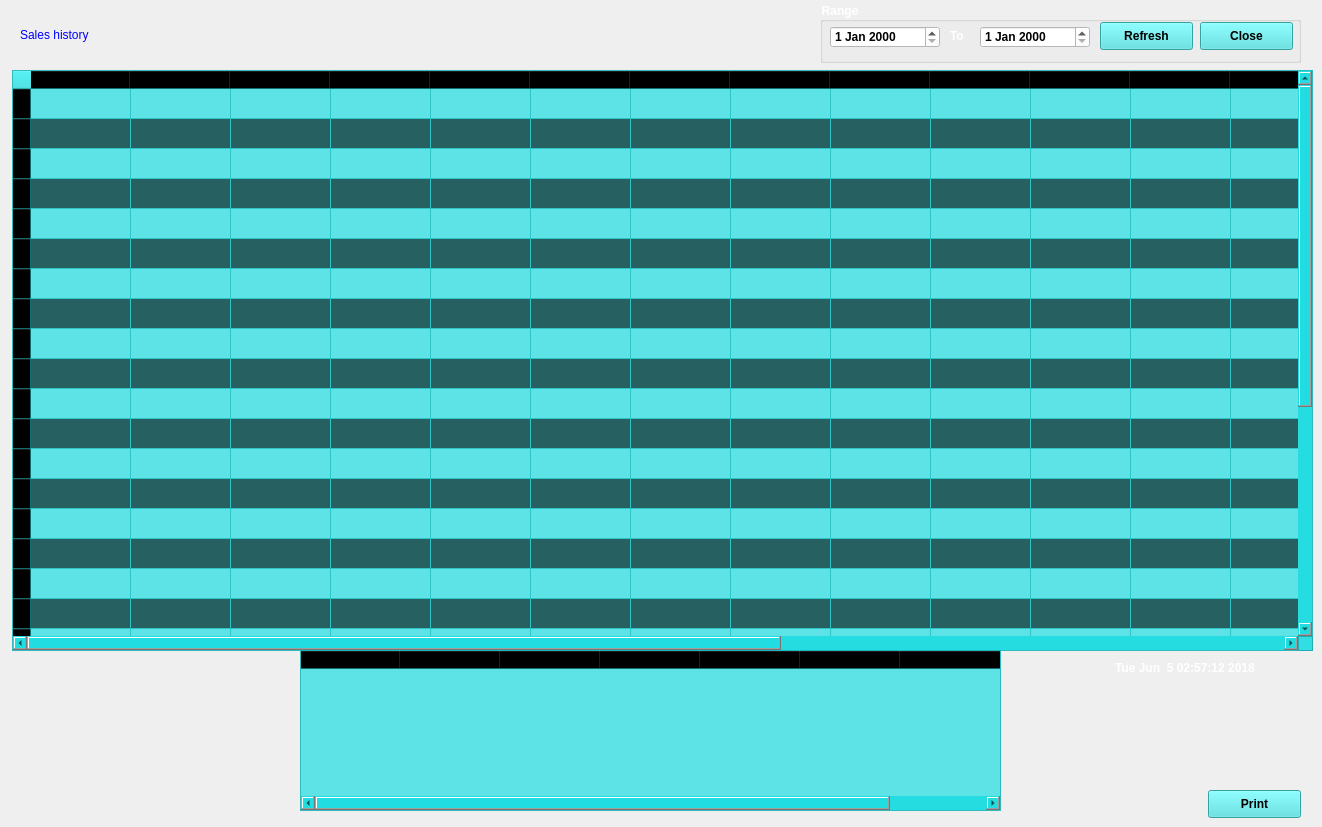
    <widget class="QWidget" name="Sales_Tab">
     <attribute name="title">
      <string>Sales History</string>
     </attribute>
     <widget class="QTableWidget" name="SHTable1">
      <property name="geometry">
       <rect>
        <x>12</x>
        <y>70</y>
        <width>1301</width>
        <height>581</height>
       </rect>
      </property>
      <property name="styleSheet">
       <string notr="true">background:rgba(32, 221, 225, 179);
alternate-background-color:rgba(0, 0, 0, 147);

font:bold;
</string>
      </property>
      <property name="alternatingRowColors">
       <bool>true</bool>
      </property>
      <property name="rowCount">
       <number>30</number>
      </property>
      <row/>
      <row/>
      <row/>
      <row/>
      <row/>
      <row/>
      <row/>
      <row/>
      <row/>
      <row/>
      <row/>
      <row/>
      <row/>
      <row/>
      <row/>
      <row/>
      <row/>
      <row/>
      <row/>
      <row/>
      <row/>
      <row/>
      <row/>
      <row/>
      <row/>
      <row/>
      <row/>
      <row/>
      <row/>
      <row/>
      <column>
       <property name="text">
        <string>RECEIPT</string>
       </property>
      </column>
      <column>
       <property name="text">
        <string>SALEDATE</string>
       </property>
      </column>
      <column>
       <property name="text">
        <string>SALETIME</string>
       </property>
      </column>
      <column>
       <property name="text">
        <string>SUBTOTAL</string>
       </property>
      </column>
      <column>
       <property name="text">
        <string>TAX</string>
       </property>
      </column>
      <column>
       <property name="text">
        <string>DISCOUNT</string>
       </property>
      </column>
      <column>
       <property name="text">
        <string>SALETYPE</string>
       </property>
      </column>
      <column>
       <property name="text">
        <string>USR</string>
       </property>
      </column>
      <column>
       <property name="text">
        <string>EXEMPTED</string>
       </property>
      </column>
      <column>
       <property name="text">
        <string>PAYMENT</string>
       </property>
      </column>
      <column>
       <property name="text">
        <string>PAYMODE</string>
       </property>
      </column>
      <column>
       <property name="text">
        <string>NAME</string>
       </property>
      </column>
      <column>
       <property name="text">
        <string>Address</string>
       </property>
      </column>
      <column>
       <property name="text">
        <string>CHARGEAc</string>
       </property>
      </column>
      <column>
       <property name="text">
        <string>CARDNUMBER</string>
       </property>
      </column>
      <column>
       <property name="text">
        <string>INVOICE</string>
       </property>
      </column>
      <column>
       <property name="text">
        <string>RXND</string>
       </property>
      </column>
      <column>
       <property name="text">
        <string>BALANCE</string>
       </property>
      </column>
      <column>
       <property name="text">
        <string>2 nd PAYMENT</string>
       </property>
      </column>
      <column>
       <property name="text">
        <string>PAYMODE2</string>
       </property>
      </column>
     </widget>
     <widget class="QTableWidget" name="SHTable2">
      <property name="geometry">
       <rect>
        <x>300</x>
        <y>650</y>
        <width>701</width>
        <height>161</height>
       </rect>
      </property>
      <property name="styleSheet">
       <string notr="true">background:rgba(32, 221, 225, 179);
font:bold,</string>
      </property>
      <column>
       <property name="text">
        <string>DESCRIPTION</string>
       </property>
      </column>
      <column>
       <property name="text">
        <string>QUANTITY</string>
       </property>
      </column>
      <column>
       <property name="text">
        <string>PRICE</string>
       </property>
      </column>
      <column>
       <property name="text">
        <string>DISCOUNT</string>
       </property>
      </column>
      <column>
       <property name="text">
        <string>TAX</string>
       </property>
      </column>
      <column>
       <property name="text">
        <string>Receipt</string>
       </property>
      </column>
      <column>
       <property name="text">
        <string>STATUS</string>
       </property>
      </column>
     </widget>
     <widget class="QPushButton" name="SHPrint">
      <property name="geometry">
       <rect>
        <x>1208</x>
        <y>790</y>
        <width>93</width>
        <height>28</height>
       </rect>
      </property>
      <property name="styleSheet">
       <string notr="true">background-color:rgb(75, 226, 226);
alternate-background-color: rgb(75, 226, 226);
color:black;
font:bold;</string>
      </property>
      <property name="text">
       <string>Print</string>
      </property>
     </widget>
     <widget class="QLabel" name="label_15">
      <property name="geometry">
       <rect>
        <x>20</x>
        <y>14</y>
        <width>201</width>
        <height>41</height>
       </rect>
      </property>
      <property name="styleSheet">
       <string notr="true">color: blue;
font: 87 bold 11pt &quot;Arial Black&quot;;
background:transparent;
font: 75 bold 14pt  &quot;Unispace&quot;;</string>
      </property>
      <property name="text">
       <string>Sales history</string>
      </property>
     </widget>
     <widget class="QGroupBox" name="groupBox_4">
      <property name="geometry">
       <rect>
        <x>820</x>
        <y>2</y>
        <width>481</width>
        <height>61</height>
       </rect>
      </property>
      <property name="styleSheet">
       <string notr="true">background:transparent;
color:white;
font:bold;</string>
      </property>
      <property name="title">
       <string>Range</string>
      </property>
      <widget class="QDateEdit" name="SHDate1">
       <property name="geometry">
        <rect>
         <x>10</x>
         <y>24</y>
         <width>110</width>
         <height>22</height>
        </rect>
       </property>
       <property name="styleSheet">
        <string notr="true">background-color:white;
color:black</string>
       </property>
      </widget>
      <widget class="QDateEdit" name="SHDate2">
       <property name="geometry">
        <rect>
         <x>160</x>
         <y>24</y>
         <width>110</width>
         <height>22</height>
        </rect>
       </property>
       <property name="styleSheet">
        <string notr="true">background-color:white;
color:black;</string>
       </property>
      </widget>
      <widget class="QLabel" name="label_16">
       <property name="geometry">
        <rect>
         <x>130</x>
         <y>26</y>
         <width>21</width>
         <height>16</height>
        </rect>
       </property>
       <property name="text">
        <string>To</string>
       </property>
      </widget>
      <widget class="QPushButton" name="SHRefresh">
       <property name="geometry">
        <rect>
         <x>280</x>
         <y>20</y>
         <width>93</width>
         <height>28</height>
        </rect>
       </property>
       <property name="styleSheet">
        <string notr="true">background-color:rgb(75, 226, 226);
alternate-background-color: rgb(75, 226, 226);
color:black;
font:bold;
</string>
       </property>
       <property name="text">
        <string>Refresh</string>
       </property>
      </widget>
      <widget class="QPushButton" name="SHClose">
       <property name="geometry">
        <rect>
         <x>380</x>
         <y>20</y>
         <width>93</width>
         <height>28</height>
        </rect>
       </property>
       <property name="styleSheet">
        <string notr="true">background-color:rgb(75, 226, 226);
alternate-background-color: rgb(75, 226, 226);
color:black;
font:bold;
</string>
       </property>
       <property name="text">
        <string>Close</string>
       </property>
      </widget>
     </widget>
     <widget class="QLabel" name="SMy_Date">
      <property name="geometry">
       <rect>
        <x>1115</x>
        <y>660</y>
        <width>171</width>
        <height>16</height>
       </rect>
      </property>
      <property name="styleSheet">
       <string notr="true">background:transparent;
color:white;
font:bold;
</string>
      </property>
      <property name="text">
       <string>Tue Jun  5 02:57:12 2018</string>
      </property>
     </widget>
    </widget>
